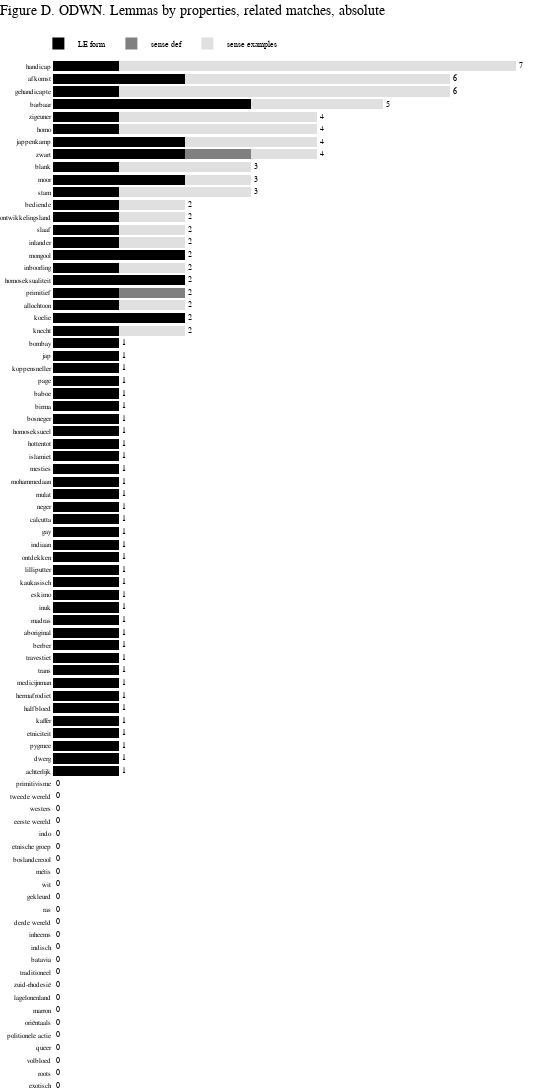

This figure's notebook cell:
### Code cell
lemmas = list(stats_by_lemma_nl['lemma'])
le_form = list(stats_by_lemma_nl['odwn_le'])
sense_def = list(stats_by_lemma_nl['odwn_sense_definition'])
sense_examples = list(stats_by_lemma_nl['odwn_sense_examples'])

# total marker
text_marker = list(stats_by_lemma_nl['odwn_total'])

bar_chart = go.Figure(data=[
    go.Bar(name="LE form",
           x=le_form,
           y=lemmas,
           hovertext=le_form,
           orientation='h',
           marker_color='rgb(0,0,0)'),
    
    go.Bar(name="sense def",
           x=sense_def,
           y=lemmas,
           hovertext=sense_def,
           orientation='h',
           marker_color='rgb(128, 128, 128)'),
    
    go.Bar(name="sense examples",
           x=sense_examples,
           y=lemmas,
           hovertext=sense_examples,
           orientation='h',
           marker_color='rgb(224, 224, 224)',
           text=text_marker,
           textposition='outside')
])

bar_chart.update_layout(barmode='stack',
                  width=540,
                  height=1230,
                  bargap=0.2,
                  paper_bgcolor='rgb(255, 255, 255)',
                  plot_bgcolor='rgb(255, 255, 255)',
                  title={"text":"Figure D. ODWN. Lemmas by properties, related matches, absolute",
                        "x":0,
                        "y":1,
                        "yanchor":"top",
                        "yref":"paper",
                        "pad":{"t":-55},
                        "font":{"size":14}},
                  
                  margin=dict(
                    l=0,
                    r=0,
                    b=0,
                    t=60,
                    pad=1),
                  
                  font=dict(
                    family="Arial",
                    size=7,
                    color="black"),
                  
                  legend=dict(
                    traceorder="normal",
                    orientation="h",
                    itemsizing='constant',
                    itemwidth=30,
                    yanchor="top",
                    y=1.03,
                    xanchor="left",
                    x=-0.03,
                    font=dict(
                    family="Arial",
                    size=8,
                    color="black"
                )),
                 )

bar_chart.update_traces(marker=dict(line=dict(width=0)),hoverinfo='text',
                 textfont_size=8, selector=dict(type='bar'))

bar_chart.update_yaxes(showgrid=False,
                visible=True)

bar_chart.update_xaxes(showgrid=False,
                visible=False)

### Figure 1 — Plotly figure (JSON) as saved in the notebook; plotly's stock layout.template omitted (floating-point values rounded to 4 significant figures)
{"data": [{"hoverinfo": "text", "hovertext": ["0", "0", "0", "0", "0", "0", "0", "0", "0", "0", "0", "0", "0", "0", "0", "0", "0", "0", "0", "0", "0", "0", "0", "0", "0", "1", "1", "1", "1", "1", "1", "1", "1", "1", "1", "1", "1", "1", "1", "1", "1", "1", "1", "1", "1", "1", "1", "1", "1", "1", "1", "1", "1", "1", "1", "1", "1", "1", "1", "1", "1", "2", "1", "1", "2", "1", "2", "1", "1", "1", "1", "1", "2", "1", "2", "2", "1", "1", "3", "1", "2", "1"], "marker": {"color": "rgb(0,0,0)", "line": {"width": 0}}, "name": "LE form", "orientation": "h", "textfont": {"size": 8}, "type": "bar", "x": [0, 0, 0, 0, 0, 0, 0, 0, 0, 0, 0, 0, 0, 0, 0, 0, 0, 0, 0, 0, 0, 0, 0, 0, 0, 1, 1, 1, 1, 1, 1, 1, 1, 1, 1, 1, 1, 1, 1, 1, 1, 1, 1, 1, 1, 1, 1, 1, 1, 1, 1, 1, 1, 1, 1, 1, 1, 1, 1, 1, 1, 2, 1, 1, 2, 1, 2, 1, 1, 1, 1, 1, 2, 1, 2, 2, 1, 1, 3, 1, 2, 1], "y": ["exotisch", "roots", "volbloed", "queer", "politionele actie", "oriëntaals", "marron", "lagelonenland", "zuid-rhodesië", "traditioneel", "batavia", "indisch", "inheems", "derde wereld", "ras", "gekleurd", "wit", "métis", "boslandcreool", "etnische groep", "indo", "eerste wereld", "westers", "tweede wereld", "primitivisme", "achterlijk", "dwerg", "pygmee", "etniciteit", "kaffer", "halfbloed", "hermafrodiet", "medicijnman", "trans", "travestiet", "berber", "aboriginal", "madras", "inuk", "eskimo", "kaukasisch", "lilliputter", "ontdekken", "indiaan", "gay", "calcutta", "neger", "mulat", "mohammedaan", "mesties", "islamiet", "hottentot", "homoseksueel", "bosneger", "birma", "baboe", "page", "koppensneller", "jap", "bombay", "knecht", "koelie", "allochtoon", "primitief", "homoseksualiteit", "inboorling", "mongool", "inlander", "slaaf", "ontwikkelingsland", "bediende", "stam", "moor", "blank", "zwart", "jappenkamp", "homo", "zigeuner", "barbaar", "gehandicapte", "afkomst", "handicap"]}, {"hoverinfo": "text", "hovertext": ["0", "0", "0", "0", "0", "0", "0", "0", "0", "0", "0", "0", "0", "0", "0", "0", "0", "0", "0", "0", "0", "0", "0", "0", "0", "0", "0", "0", "0", "0", "0", "0", "0", "0", "0", "0", "0", "0", "0", "0", "0", "0", "0", "0", "0", "0", "0", "0", "0", "0", "0", "0", "0", "0", "0", "0", "0", "0", "0", "0", "0", "0", "0", "1", "0", "0", "0", "0", "0", "0", "0", "0", "0", "0", "1", "0", "0", "0", "0", "0", "0", "0"], "marker": {"color": "rgb(128, 128, 128)", "line": {"width": 0}}, "name": "sense def", "orientation": "h", "textfont": {"size": 8}, "type": "bar", "x": [0, 0, 0, 0, 0, 0, 0, 0, 0, 0, 0, 0, 0, 0, 0, 0, 0, 0, 0, 0, 0, 0, 0, 0, 0, 0, 0, 0, 0, 0, 0, 0, 0, 0, 0, 0, 0, 0, 0, 0, 0, 0, 0, 0, 0, 0, 0, 0, 0, 0, 0, 0, 0, 0, 0, 0, 0, 0, 0, 0, 0, 0, 0, 1, 0, 0, 0, 0, 0, 0, 0, 0, 0, 0, 1, 0, 0, 0, 0, 0, 0, 0], "y": ["exotisch", "roots", "volbloed", "queer", "politionele actie", "oriëntaals", "marron", "lagelonenland", "zuid-rhodesië", "traditioneel", "batavia", "indisch", "inheems", "derde wereld", "ras", "gekleurd", "wit", "métis", "boslandcreool", "etnische groep", "indo", "eerste wereld", "westers", "tweede wereld", "primitivisme", "achterlijk", "dwerg", "pygmee", "etniciteit", "kaffer", "halfbloed", "hermafrodiet", "medicijnman", "trans", "travestiet", "berber", "aboriginal", "madras", "inuk", "eskimo", "kaukasisch", "lilliputter", "ontdekken", "indiaan", "gay", "calcutta", "neger", "mulat", "mohammedaan", "mesties", "islamiet", "hottentot", "homoseksueel", "bosneger", "birma", "baboe", "page", "koppensneller", "jap", "bombay", "knecht", "koelie", "allochtoon", "primitief", "homoseksualiteit", "inboorling", "mongool", "inlander", "slaaf", "ontwikkelingsland", "bediende", "stam", "moor", "blank", "zwart", "jappenkamp", "homo", "zigeuner", "barbaar", "gehandicapte", "afkomst", "handicap"]}, {"hoverinfo": "text", "hovertext": ["0", "0", "0", "0", "0", "0", "0", "0", "0", "0", "0", "0", "0", "0", "0", "0", "0", "0", "0", "0", "0", "0", "0", "0", "0", "0", "0", "0", "0", "0", "0", "0", "0", "0", "0", "0", "0", "0", "0", "0", "0", "0", "0", "0", "0", "0", "0", "0", "0", "0", "0", "0", "0", "0", "0", "0", "0", "0", "0", "0", "1", "0", "1", "0", "0", "1", "0", "1", "1", "1", "1", "2", "1", "2", "1", "2", "3", "3", "2", "5", "4", "6"], "marker": {"color": "rgb(224, 224, 224)", "line": {"width": 0}}, "name": "sense examples", "orientation": "h", "text": ["0", "0", "0", "0", "0", "0", "0", "0", "0", "0", "0", "0", "0", "0", "0", "0", "0", "0", "0", "0", "0", "0", "0", "0", "0", "1", "1", "1", "1", "1", "1", "1", "1", "1", "1", "1", "1", "1", "1", "1", "1", "1", "1", "1", "1", "1", "1", "1", "1", "1", "1", "1", "1", "1", "1", "1", "1", "1", "1", "1", "2", "2", "2", "2", "2", "2", "2", "2", "2", "2", "2", "3", "3", "3", "4", "4", "4", "4", "5", "6", "6", "7"], "textfont": {"size": 8}, "textposition": "outside", "type": "bar", "x": [0, 0, 0, 0, 0, 0, 0, 0, 0, 0, 0, 0, 0, 0, 0, 0, 0, 0, 0, 0, 0, 0, 0, 0, 0, 0, 0, 0, 0, 0, 0, 0, 0, 0, 0, 0, 0, 0, 0, 0, 0, 0, 0, 0, 0, 0, 0, 0, 0, 0, 0, 0, 0, 0, 0, 0, 0, 0, 0, 0, 1, 0, 1, 0, 0, 1, 0, 1, 1, 1, 1, 2, 1, 2, 1, 2, 3, 3, 2, 5, 4, 6], "y": ["exotisch", "roots", "volbloed", "queer", "politionele actie", "oriëntaals", "marron", "lagelonenland", "zuid-rhodesië", "traditioneel", "batavia", "indisch", "inheems", "derde wereld", "ras", "gekleurd", "wit", "métis", "boslandcreool", "etnische groep", "indo", "eerste wereld", "westers", "tweede wereld", "primitivisme", "achterlijk", "dwerg", "pygmee", "etniciteit", "kaffer", "halfbloed", "hermafrodiet", "medicijnman", "trans", "travestiet", "berber", "aboriginal", "madras", "inuk", "eskimo", "kaukasisch", "lilliputter", "ontdekken", "indiaan", "gay", "calcutta", "neger", "mulat", "mohammedaan", "mesties", "islamiet", "hottentot", "homoseksueel", "bosneger", "birma", "baboe", "page", "koppensneller", "jap", "bombay", "knecht", "koelie", "allochtoon", "primitief", "homoseksualiteit", "inboorling", "mongool", "inlander", "slaaf", "ontwikkelingsland", "bediende", "stam", "moor", "blank", "zwart", "jappenkamp", "homo", "zigeuner", "barbaar", "gehandicapte", "afkomst", "handicap"]}], "layout": {"bargap": 0.2, "barmode": "stack", "font": {"color": "black", "family": "Arial", "size": 7}, "height": 1230, "legend": {"font": {"color": "black", "family": "Arial", "size": 8}, "itemsizing": "constant", "itemwidth": 30, "orientation": "h", "traceorder": "normal", "x": -0.03, "xanchor": "left", "y": 1.03, "yanchor": "top"}, "margin": {"b": 0, "l": 0, "pad": 1, "r": 0, "t": 60}, "paper_bgcolor": "rgb(255, 255, 255)", "plot_bgcolor": "rgb(255, 255, 255)", "title": {"font": {"size": 14}, "pad": {"t": -55}, "text": "Figure D. ODWN. Lemmas by properties, related matches, absolute", "x": 0, "y": 1, "yanchor": "top", "yref": "paper"}, "width": 540, "xaxis": {"showgrid": false, "visible": false}, "yaxis": {"showgrid": false, "visible": true}}}
